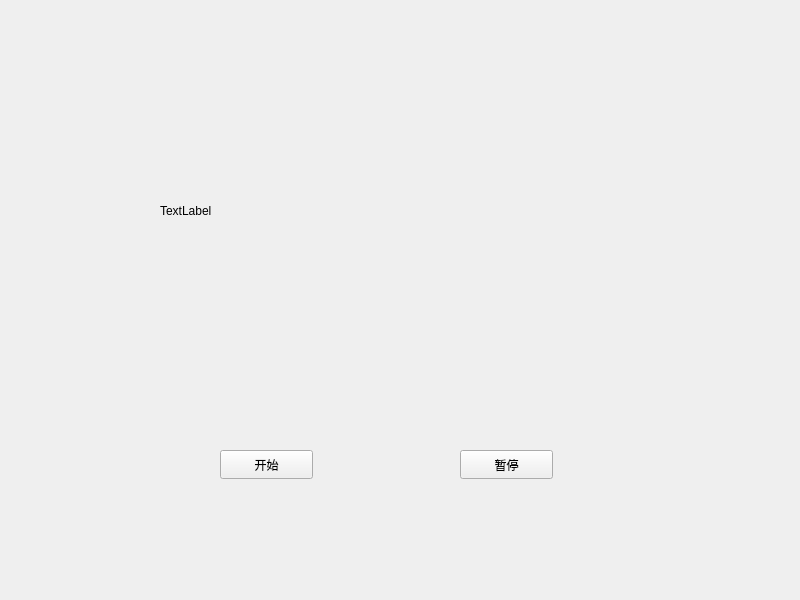
<?xml version="1.0" encoding="UTF-8"?>
<ui version="4.0">
 <class>Widget</class>
 <widget class="QWidget" name="Widget">
  <property name="geometry">
   <rect>
    <x>0</x>
    <y>0</y>
    <width>800</width>
    <height>600</height>
   </rect>
  </property>
  <property name="windowTitle">
   <string>Widget</string>
  </property>
  <widget class="QLabel" name="label">
   <property name="geometry">
    <rect>
     <x>160</x>
     <y>90</y>
     <width>381</width>
     <height>241</height>
    </rect>
   </property>
   <property name="text">
    <string>TextLabel</string>
   </property>
   <property name="scaledContents">
    <bool>true</bool>
   </property>
  </widget>
  <widget class="QPushButton" name="pushButtonStart">
   <property name="geometry">
    <rect>
     <x>220</x>
     <y>450</y>
     <width>93</width>
     <height>29</height>
    </rect>
   </property>
   <property name="text">
    <string>开始</string>
   </property>
  </widget>
  <widget class="QPushButton" name="pushButtonStop">
   <property name="geometry">
    <rect>
     <x>460</x>
     <y>450</y>
     <width>93</width>
     <height>29</height>
    </rect>
   </property>
   <property name="text">
    <string>暂停</string>
   </property>
  </widget>
 </widget>
 <resources/>
 <connections/>
</ui>
